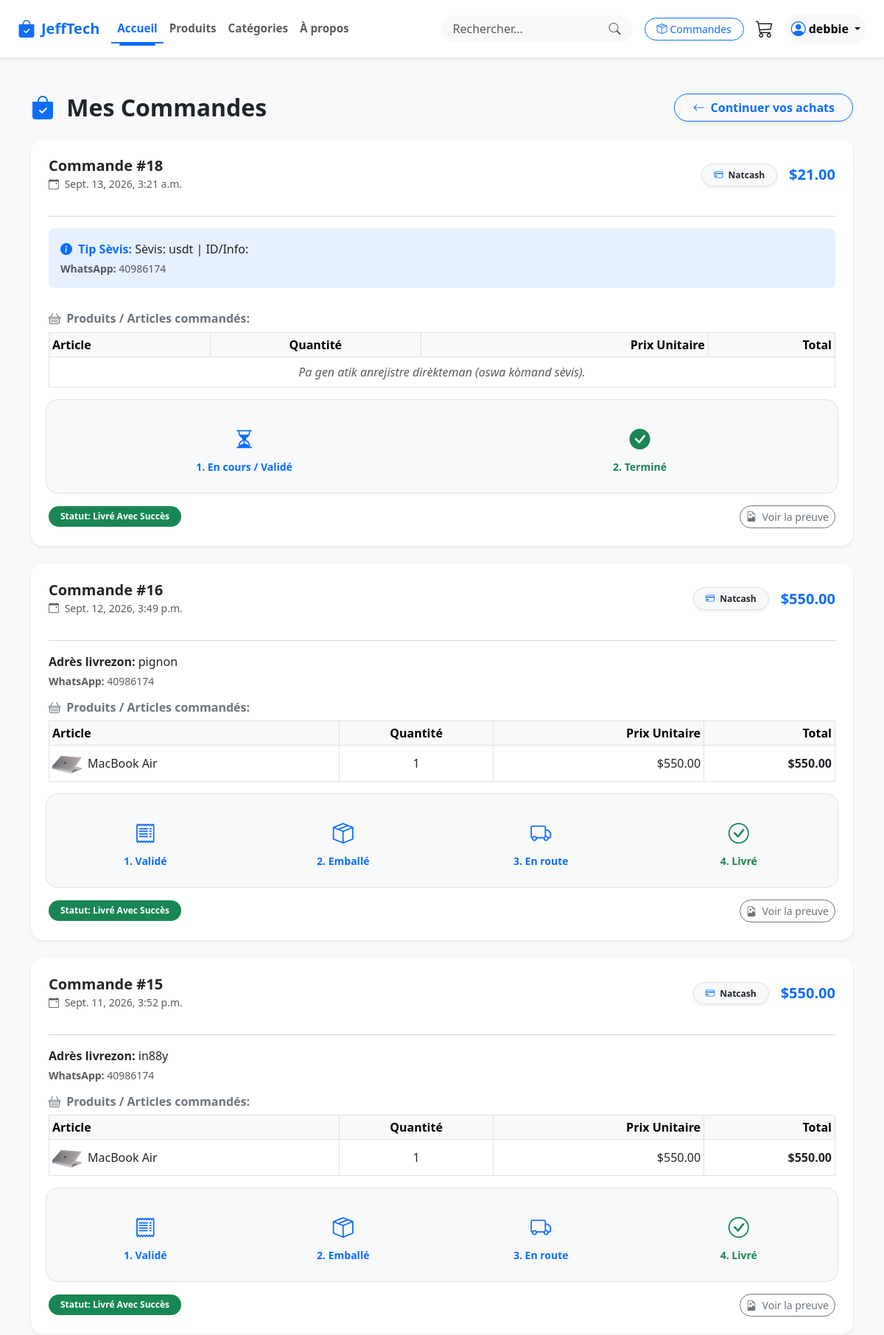
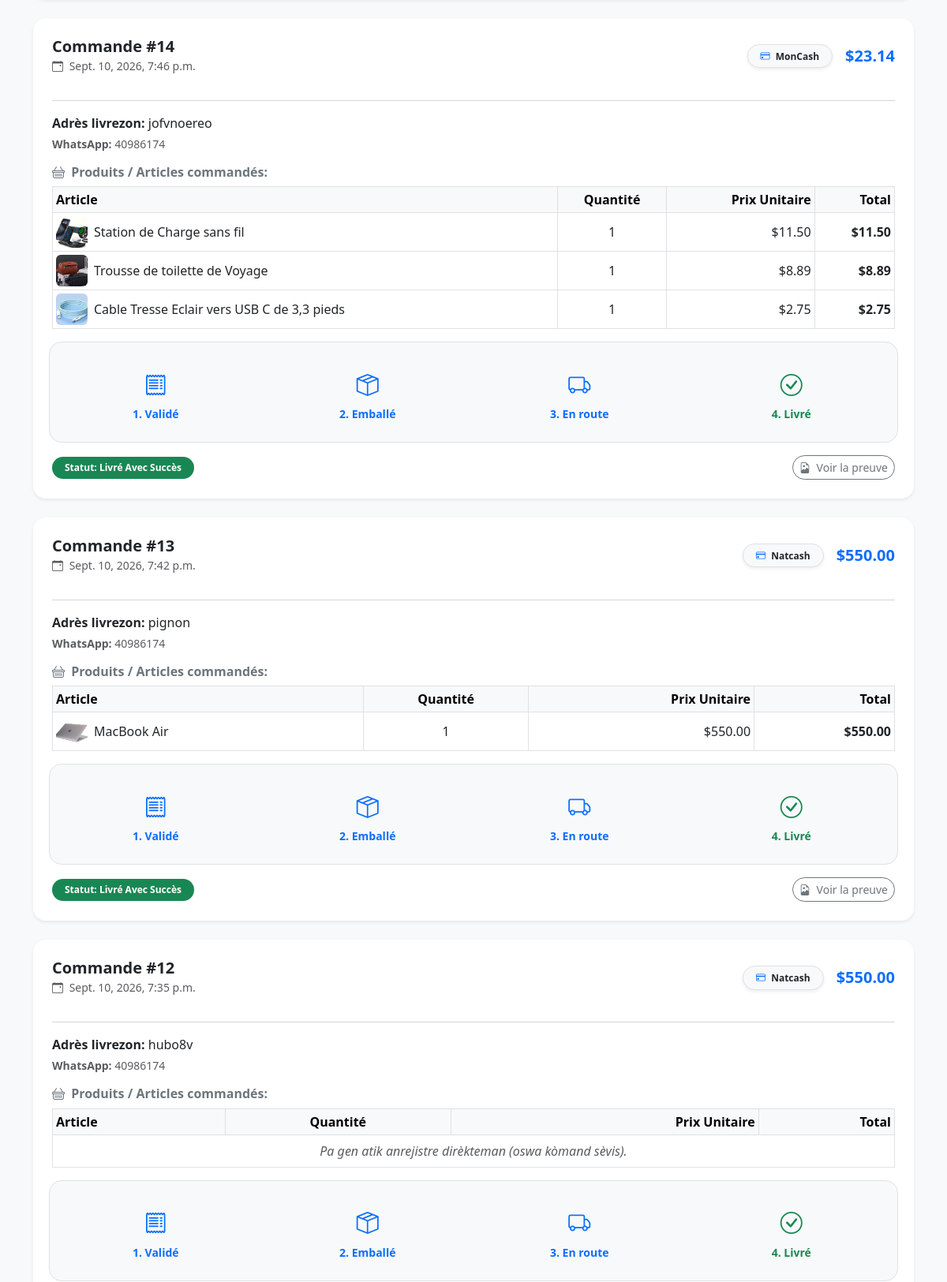
Page /mes-commandes/ (signed in, upper part) on the committed database (2 pictures, top to bottom).
### store/models.py (models this page shows, shortened)
class Commande(models.Model):
    MOYENS_PAIEMENT = [
        ('natcash', 'Natcash'),
        ('moncash', 'Moncash'),
        ('meru', 'Meru Card'),
        ('binance', 'Binance Pay'),
    ]
    STATUTS = [
        ('en_attente', 'En attente de validation'),
        ('approuve', 'Paiement Validé'),
        ('emballe', 'Commande Emballée'),
        ('expedie', 'En cours de Livraison'),
        ('livre', 'Livré avec Succès'),
        ('rejete', 'Commande Rejetée'),
    ]
    user = models.ForeignKey(User, on_delete=models.CASCADE)
    moyen_paiement = models.CharField(max_length=20, choices=MOYENS_PAIEMENT)
    whatsapp = models.CharField(max_length=20)
    adresse_livraison = models.TextField(blank=True, null=True, default="Non spécifiée")
    preuve = models.ImageField(upload_to='preuves_paiement/')
    total = models.DecimalField(max_digits=10, decimal_places=2)
    statut = models.CharField(max_length=20, choices=STATUTS, default='en_attente')
    date_commande = models.DateTimeField(auto_now_add=True)
    date_mise_a_jour = models.DateTimeField(auto_now=True)

class CommandeItem(models.Model):
    commande = models.ForeignKey(Commande, on_delete=models.CASCADE, related_name='items')
    produit = models.ForeignKey(Produit, on_delete=models.SET_NULL, null=True)
    prix = models.DecimalField(max_digits=10, decimal_places=2)
    quantite = models.PositiveIntegerField(default=1)
    def total_ligne(self):
        return self.prix * self.quantite

class Produit(models.Model):
    categorie = models.ForeignKey(Categorie, on_delete=models.CASCADE, related_name='produits')
    nom = models.CharField(max_length=200)
    description = models.TextField(blank=True)
    prix = models.DecimalField(max_digits=10, decimal_places=2)
    image = models.ImageField(upload_to='produits/', blank=True, null=True)
    date_ajout = models.DateTimeField(auto_now_add=True)

### store/views.py (the view)
# urls.py: path('mes-commandes/', views.mes_commandes, name='mes_commandes'),
@login_required(login_url='connexion')
def mes_commandes(request):
    commandes = Commande.objects.filter(user=request.user).order_by('-date_commande')
    return render(request, 'store/mes_commandes.html', {'commandes': commandes})

### store/context_processors.py (called while the page is built)
def panier_context(request):
    panier = request.session.get('panier', {})
    nombre_articles_panier = sum(panier.values())
    return {
        'nombre_articles_panier': nombre_articles_panier
    }

### templates/store/mes_commandes.html (shortened to what this page needs)
{% extends 'base.html' %}
{% block content %}
<div class="container my-5">
    <div class="d-flex justify-content-between align-items-center mb-4">
        <h2 class="fw-bold text-dark m-0"><i class="bi bi-bag-check-fill text-primary me-2"></i> Mes Commandes</h2>
        <a href="{% url 'accueil' %}" class="btn btn-outline-primary rounded-pill px-4 fw-bold shadow-sm">
            <i class="bi bi-arrow-left me-1"></i> Continuer vos achats
        </a>
    </div>
    {% if commandes %}
        <div class="row g-4">
            {% for commande in commandes %}
            <div class="col-12">
                <div class="card border-0 shadow-sm rounded-4 p-4 bg-white">
                    <div class="d-flex flex-wrap justify-content-between align-items-center mb-3 gap-2">
                        <div>
                            <h5 class="fw-bold text-dark m-0">Commande #{{ commande.id }}</h5>
                            <small class="text-muted"><i class="bi bi-calendar-event me-1"></i> {{ commande.date_commande }}</small>
                        </div>
                        <div class="d-flex align-items-center gap-3">
                            <span class="badge bg-light text-dark border px-3 py-2 rounded-pill shadow-sm">
                                <i class="bi bi-credit-card me-1 text-primary"></i> {{ commande.get_moyen_paiement_display|default:commande.moyen_paiement }}
                            </span>
                            <span class="fw-bold text-primary fs-5">${{ commande.total }}</span>
                        </div>
                    </div>
                    <hr class="text-muted opacity-25">
                    <div class="mb-3">
                        {% if "Sèvis:" in commande.adresse_livraison %}
                            <div class="alert alert-primary bg-primary bg-opacity-10 border-0 rounded-3 p-3">
                                <p class="text-dark mb-1"><strong class="text-primary"><i class="bi bi-info-circle-fill me-1"></i> Tip Sèvis:</strong> {{ commande.adresse_livraison }}</p>
                                <p class="text-muted small mb-0"><strong>WhatsApp:</strong> {{ commande.whatsapp }}</p>
                            </div>
                        {% else %}
                            <p class="text-dark mb-1"><strong>Adrès livrezon:</strong> {{ commande.adresse_livraison }}</p>
                            <p class="text-muted small mb-0"><strong>WhatsApp:</strong> {{ commande.whatsapp }}</p>
                        {% endif %}
                    </div>
                    <div class="mb-4">
                        <h6 class="fw-bold text-secondary mb-2"><i class="bi bi-basket me-1"></i> Produits / Articles commandés:</h6>
                        <div class="table-responsive">
                            <table class="table table-sm table-bordered align-middle mb-0">
                                <thead class="table-light">
                                    <tr>
                                        <th>Article</th>
                                        <th class="text-center">Quantité</th>
                                        <th class="text-end">Prix Unitaire</th>
                                        <th class="text-end">Total</th>
                                    </tr>
                                </thead>
                                <tbody>
                                    {% for item in commande.items.all %}
                                    <tr>
                                        <td>
                                            <div class="d-flex align-items-center gap-2">
                                                {% if item.produit and item.produit.image %}
                                                    <img src="{{ item.produit.image.url }}" alt="" style="width: 40px; height: 40px; object-fit: cover;" class="rounded">
                                                {% endif %}
                                                <span>{{ item.produit.nom|default:"Sèvis / Atik espesyal" }}</span>
                                            </div>
                                        </td>
                                        <td class="text-center">{{ item.quantite }}</td>
                                        <td class="text-end">${{ item.prix }}</td>
                                        <td class="text-end fw-bold">${{ item.total_ligne }}</td>
                                    </tr>
                                    {% empty %}
                                    <tr>
                                        <td colspan="4" class="text-center text-muted py-2">
                                            <em>Pa gen atik anrejistre dirèkteman (oswa kòmand sèvis).</em>
                                        </td>
                                    </tr>
                                    {% endfor %}
                                </tbody>
                            </table>
                        </div>
                    </div>
                    {% if "Sèvis:" in commande.adresse_livraison %}
                        <div class="row text-center g-2 py-3 bg-light rounded-4 border">
                            <div class="col-6 position-relative">
                                <div class="p-2 rounded-3 {% if commande.statut != 'en_attente' and commande.statut != 'rejete' %}text-primary fw-bold{% else %}text-muted{% endif %}">
                                    <i class="bi bi-hourglass-split fs-3 d-block mb-1"></i>
                                    <small>1. En cours / Validé</small>
                                </div>
                            </div>
                            <div class="col-6 position-relative">
                                <div class="p-2 rounded-3 {% if commande.statut == 'livre' or commande.statut == 'termine' and commande.statut != 'rejete' %}text-success fw-bold{% else %}text-muted{% endif %}">
                                    <i class="bi bi-check-circle-fill fs-3 d-block mb-1"></i>
                                    <small>2. Terminé</small>
                                </div>
                            </div>
                        </div>
                    {% else %}
                        <div class="row text-center g-2 py-3 bg-light rounded-4 border">
                            <div class="col-3">
                                <div class="p-2 {% if commande.statut != 'en_attente' and commande.statut != 'rejete' %}text-primary fw-bold{% else %}text-muted{% endif %}">
                                    <i class="bi bi-receipt fs-3 d-block mb-1"></i>
                                    <small>1. Validé</small>
                                </div>
                            </div>
                            <div class="col-3">
                                <div class="p-2 {% if commande.statut == 'emballe' or commande.statut == 'expedie' or commande.statut == 'livre' and commande.statut != 'rejete' %}text-primary fw-bold{% else %}text-muted{% endif %}">
                                    <i class="bi bi-box-seam fs-3 d-block mb-1"></i>
                                    <small>2. Emballé</small>
                                </div>
                            </div>
                            <div class="col-3">
                                <div class="p-2 {% if commande.statut == 'expedie' or commande.statut == 'livre' and commande.statut != 'rejete' %}text-primary fw-bold{% else %}text-muted{% endif %}">
                                    <i class="bi bi-truck fs-3 d-block mb-1"></i>
                                    <small>3. En route</small>
                                </div>
                            </div>
                            <div class="col-3">
                                <div class="p-2 {% if commande.statut == 'livre' and commande.statut != 'rejete' %}text-success fw-bold{% else %}text-muted{% endif %}">
                                    <i class="bi bi-check-circle fs-3 d-block mb-1"></i>
                                    <small>4. Livré</small>
                                </div>
                            </div>
                        </div>
                    {% endif %}
                    <div class="d-flex justify-content-between align-items-center mt-3">
                        <span class="badge rounded-pill px-3 py-2
                            {% if commande.statut == 'en_attente' %} bg-warning text-dark
                            {% elif commande.statut == 'rejete' %} bg-danger text-white
                            {% elif commande.statut == 'livre' or commande.statut == 'termine' %} bg-success text-white
                            {% else %} bg-primary text-white {% endif %}">
                            Statut: {{ commande.get_statut_display|default:commande.statut|title }}
                        </span>
                        {% if commande.preuve %}
                            <a href="{{ commande.preuve.url }}" target="_blank" class="btn btn-sm btn-outline-secondary rounded-pill">
                                <i class="bi bi-file-earmark-image me-1"></i> Voir la preuve
                            </a>
                        {% endif %}
                    </div>
                </div>
            </div>
            {% endfor %}
        </div>
    {% endif %}
</div>
{% endblock %}

### templates/base.html (shortened to what this page needs)
{% load static %}
<!DOCTYPE html>
<html lang="fr">
<head>
    <link href="https://cdn.jsdelivr.net/npm/bootstrap@5.3.0/dist/css/bootstrap.min.css" rel="stylesheet">
    <link href="https://cdn.jsdelivr.net/npm/bootstrap-icons@1.10.5/font/bootstrap-icons.css" rel="stylesheet">
    <link rel="stylesheet" href="{% static 'css/style.css' %}">
    <link rel="stylesheet" href="https://cdn.jsdelivr.net/npm/bootstrap-icons@1.11.3/font/bootstrap-icons.min.css">
</head>
<body>
    <nav class="navbar navbar-expand-lg navbar-light bg-white sticky-top py-3 border-bottom shadow-sm">
        <div class="container-fluid px-4">
            <a class="navbar-brand d-flex align-items-center fw-bold text-primary fs-5 me-3" href="{% url 'accueil' %}">
                <i class="bi bi-bag-check-fill me-2 fs-4"></i> JeffTech
            </a>
            <div class="collapse navbar-collapse" id="navbarContent">
                <ul class="navbar-nav me-auto mb-2 mb-lg-0 fw-semibold nav-links">
                    <li class="nav-item">
                        <a class="nav-link text-dark px-2 nav-item-link" href="{% url 'accueil' %}">Accueil</a>
                    </li>
                    <li class="nav-item">
                        <a class="nav-link text-muted px-2 nav-item-link" href="#produits">Produits</a>
                    </li>
                    <li class="nav-item">
                        <a class="nav-link text-muted px-2 nav-item-link" href="{% url 'categories' %}">Catégories</a>
                    </li>
                    <li class="nav-item">
                        <a class="nav-link text-muted px-2 nav-item-link" href="{% url 'apropos' %}">À propos</a>
                    </li>
                </ul>
                <form class="d-flex mx-lg-2 my-2 my-lg-0 flex-grow-1 search-box" style="max-width: 260px;" action="{% url 'recherche' %}" method="GET">
                    <div class="input-group w-100">
                        <input type="text" name="q" class="form-control bg-light border-0 rounded-start-pill px-3" placeholder="Rechercher..." value="{{ request.GET.q }}">
                        <button class="btn btn-light border-0 rounded-end-pill text-muted pe-3" type="submit">
                            <i class="bi bi-search"></i>
                        </button>
                    </div>
                </form>
                <div class="d-flex align-items-center ms-lg-2 gap-2">
                    {% if user.is_authenticated %}
                        <a href="{% url 'mes_commandes' %}" class="btn btn-outline-primary btn-sm rounded-pill px-3 d-flex align-items-center text-nowrap">
                            <i class="bi bi-box-seam me-1"></i> Commandes
                        </a>
                    {% endif %}
                    <a href="{% url 'panier' %}" class="text-dark text-decoration-none fw-bold d-flex align-items-center position-relative px-2">
                        <i class="bi bi-cart3 fs-4"></i>
                    </a>
                    {% if user.is_authenticated %}
                        <div class="dropdown">
                            <button class="btn btn-light rounded-pill border-0 dropdown-toggle fw-bold d-flex align-items-center gap-1 px-2" type="button" data-bs-toggle="dropdown">
                                <i class="bi bi-person-circle fs-5 text-primary"></i>
                                <span class="text-truncate" style="max-width: 90px;">{{ user.username }}</span>
                            </button>
                        </div>
                    {% else %}
                        <a href="{% url 'connexion' %}" class="btn btn-outline-primary btn-sm rounded-pill px-3">Connexion</a>
                        <a href="{% url 'inscription' %}" class="btn btn-primary btn-sm rounded-pill px-3">S'inscrire</a>
                    {% endif %}
                </div>
            </div>
        </div>
    </nav>
    <main>
        {% block content %}{% endblock %}
    </main>
</body>
</html>

### static/css/style.css (style rules this page uses)
:root { --primary-color: #0d6efd; --bg-light: #f8f9fa; }
body { background-color: var(--bg-light); font-family: 'Segoe UI', Tahoma, Geneva, Verdana, sans-serif; }
.search-box { max-width: 320px; width: 100%; }
.active-link { color: #0d6efd !important; border-bottom: 2px solid #0d6efd; }
body { background-color: var(--bg-light); font-family: 'Segoe UI', system-ui, -apple-system, sans-serif; }
.navbar-nav .nav-link { font-size: 0.95rem; white-space: nowrap; }
.nav-item-link { position: relative; transition: color 0.3s ease; }
.nav-item-link.active-link { color: #0d6efd !important; font-weight: 600; }
.nav-item-link.active-link::after { content: ''; position: absolute; bottom: -5px; left: 15%; width: 70%; height: 3px; background-color: #0d6efd; border-radius: 10px; animation: slideIn 0.2s ease-in-out; }

### rows in the picture
Commande: id "18", date_commande "Sept. 13, 2026, 3:21 a.m.", moyen_paiement "Natcash", total "21.00", adresse_livraison "Sèvis: usdt | ID/Info:", whatsapp "40986174", shows "1. En cours / Validé", statut "Livré Avec Succès"
Commande: id "16", date_commande "Sept. 12, 2026, 3:49 p.m.", moyen_paiement "Natcash", total "550.00", adresse_livraison "pignon", whatsapp "40986174", shows "1. Validé", statut "Livré Avec Succès"
CommandeItem: produit.image (picture), produit.nom "MacBook Air", quantite "1", prix "550.00", total_ligne "550.00"
Commande: id "15", date_commande "Sept. 11, 2026, 3:52 p.m.", moyen_paiement "Natcash", total "550.00", adresse_livraison "in88y", whatsapp "40986174", shows "1. Validé", statut "Livré Avec Succès"
CommandeItem: produit.image (picture), produit.nom "MacBook Air", quantite "1", prix "550.00", total_ligne "550.00"
Commande: id "14", date_commande "Sept. 10, 2026, 7:46 p.m.", moyen_paiement "MonCash", total "23.14", adresse_livraison "jofvnoereo", whatsapp "40986174", shows "1. Validé", statut "Livré Avec Succès"
CommandeItem: produit.image (picture), produit.nom "Station de Charge sans fil", quantite "1", prix "11.50", total_ligne "11.50"
CommandeItem: produit.image (picture), produit.nom "Trousse de toilette de Voyage", quantite "1", prix "8.89", total_ligne "8.89"
CommandeItem: produit.image (picture), produit.nom "Cable Tresse Eclair vers USB C de 3,3 pieds", quantite "1", prix "2.75", total_ligne "2.75"
Commande: id "13", date_commande "Sept. 10, 2026, 7:42 p.m.", moyen_paiement "Natcash", total "550.00", adresse_livraison "pignon", whatsapp "40986174", shows "1. Validé", statut "Livré Avec Succès"
CommandeItem: produit.image (picture), produit.nom "MacBook Air", quantite "1", prix "550.00", total_ligne "550.00"
Commande: id "12", date_commande "Sept. 10, 2026, 7:35 p.m.", moyen_paiement "Natcash", total "550.00", adresse_livraison "hubo8v", whatsapp "40986174", shows "1. Validé"

### other values in the picture
{{ user.username }} "debbie"
